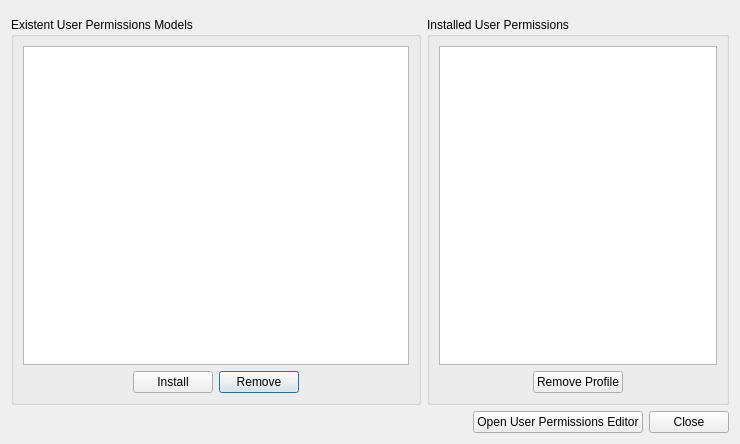
<?xml version="1.0" encoding="UTF-8"?>
<ui version="4.0">
 <class>Dialog</class>
 <widget class="QDialog" name="Dialog">
  <property name="geometry">
   <rect>
    <x>0</x>
    <y>0</y>
    <width>740</width>
    <height>444</height>
   </rect>
  </property>
  <property name="windowTitle">
   <string>Install/Remove User Permissions</string>
  </property>
  <layout class="QGridLayout" name="gridLayout_3">
   <item row="0" column="0" colspan="2">
    <widget class="ConnectionWidget" name="widget" native="true"/>
   </item>
   <item row="1" column="0">
    <widget class="QGroupBox" name="groupBox">
     <property name="title">
      <string>Existent User Permissions Models</string>
     </property>
     <layout class="QGridLayout" name="gridLayout_2">
      <item row="1" column="2">
       <widget class="QPushButton" name="removeJson">
        <property name="text">
         <string>Remove</string>
        </property>
       </widget>
      </item>
      <item row="1" column="0">
       <spacer name="horizontalSpacer_5">
        <property name="orientation">
         <enum>Qt::Horizontal</enum>
        </property>
        <property name="sizeHint" stdset="0">
         <size>
          <width>104</width>
          <height>20</height>
         </size>
        </property>
       </spacer>
      </item>
      <item row="1" column="1">
       <widget class="QPushButton" name="installButton">
        <property name="text">
         <string>Install</string>
        </property>
       </widget>
      </item>
      <item row="1" column="3">
       <spacer name="horizontalSpacer_4">
        <property name="orientation">
         <enum>Qt::Horizontal</enum>
        </property>
        <property name="sizeHint" stdset="0">
         <size>
          <width>104</width>
          <height>20</height>
         </size>
        </property>
       </spacer>
      </item>
      <item row="0" column="0" colspan="4">
       <widget class="QListWidget" name="possibleProfiles">
        <property name="selectionMode">
         <enum>QAbstractItemView::MultiSelection</enum>
        </property>
       </widget>
      </item>
     </layout>
    </widget>
   </item>
   <item row="1" column="1">
    <widget class="QGroupBox" name="groupBox_2">
     <property name="title">
      <string>Installed User Permissions</string>
     </property>
     <layout class="QGridLayout" name="gridLayout">
      <item row="0" column="0" colspan="3">
       <widget class="QListWidget" name="assignedProfiles">
        <property name="selectionMode">
         <enum>QAbstractItemView::MultiSelection</enum>
        </property>
       </widget>
      </item>
      <item row="1" column="0">
       <spacer name="horizontalSpacer_2">
        <property name="orientation">
         <enum>Qt::Horizontal</enum>
        </property>
        <property name="sizeHint" stdset="0">
         <size>
          <width>79</width>
          <height>20</height>
         </size>
        </property>
       </spacer>
      </item>
      <item row="1" column="1">
       <widget class="QPushButton" name="removeButton">
        <property name="text">
         <string>Remove Profile</string>
        </property>
       </widget>
      </item>
      <item row="1" column="2">
       <spacer name="horizontalSpacer_3">
        <property name="orientation">
         <enum>Qt::Horizontal</enum>
        </property>
        <property name="sizeHint" stdset="0">
         <size>
          <width>79</width>
          <height>20</height>
         </size>
        </property>
       </spacer>
      </item>
     </layout>
    </widget>
   </item>
   <item row="2" column="0" colspan="2">
    <layout class="QHBoxLayout" name="horizontalLayout">
     <item>
      <spacer name="horizontalSpacer">
       <property name="orientation">
        <enum>Qt::Horizontal</enum>
       </property>
       <property name="sizeHint" stdset="0">
        <size>
         <width>40</width>
         <height>20</height>
        </size>
       </property>
      </spacer>
     </item>
     <item>
      <widget class="QPushButton" name="openProfileEditor">
       <property name="text">
        <string>Open User Permissions Editor</string>
       </property>
      </widget>
     </item>
     <item>
      <widget class="QPushButton" name="closeButton">
       <property name="text">
        <string>Close</string>
       </property>
      </widget>
     </item>
    </layout>
   </item>
  </layout>
 </widget>
 <customwidgets>
  <customwidget>
   <class>ConnectionWidget</class>
   <extends>QWidget</extends>
   <header>DsgTools.gui.CustomWidgets.connectionWidget.h</header>
   <container>1</container>
  </customwidget>
 </customwidgets>
 <resources/>
 <connections/>
</ui>
